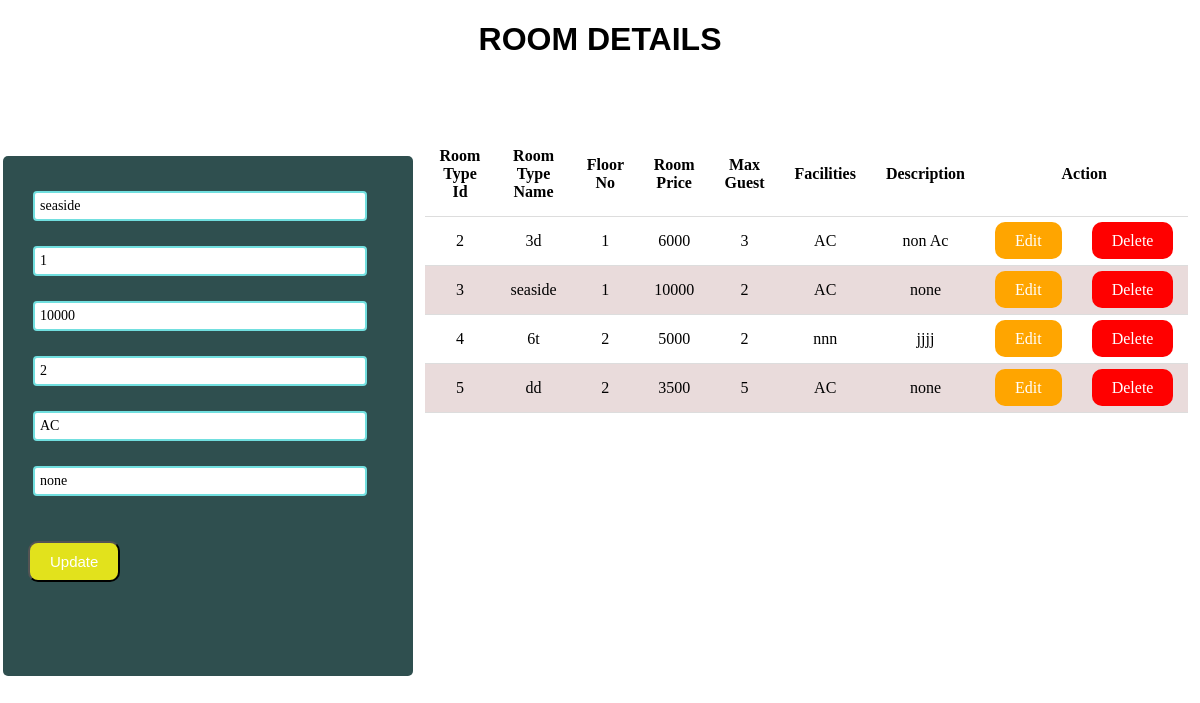
The app's page /room-type.php?edit=3 with its own data.
### tables this page shows
CREATE TABLE `room_type` (
  `type_id` int(11) NOT NULL,
  `type_name` varchar(255) NOT NULL,
  `floor_no` int(11) NOT NULL,
  `room_price` int(11) NOT NULL,
  `max_guest` int(11) NOT NULL,
  `facilities` varchar(255) NOT NULL,
  `description` varchar(255) NOT NULL
);

### server.php (called while the page is built, shortened)
<?php
$db=mysqli_connect('localhost','root','','roomdb');
$result=mysqli_query($db,"SELECT * FROM room_type");
 ?>

### room-type.php (the view, shortened to what this page needs)
<?php include('server.php');
if(isset($_GET['edit'])){
   $type_id=$_GET['edit'];
   $edit_state=true;
   $rec=mysqli_query($db,"SELECT * FROM room_type WHERE type_id=$type_id");
   $record=mysqli_fetch_array($rec);
   $type_name=$record['type_name'];
   $floor_no=$record['floor_no'];
   $room_price=$record['room_price'];
   $max_guest=$record['max_guest'];
   $facilities=$record['facilities'];
   $description=$record['description'];
}
?>
<!DOCTYPE html>
<html lang="en">
<head>
    <link rel="stylesheet" type="text/css" href="style.css">
</head>
<body>
    <div class="container">
        <h1>ROOM DETAILS</h1>
    </div>
    <div class="container2">
<form method="post" action="server.php">
    <input type="text" name="type_name" placeholder="Room Type Name" value="<?php echo $type_name; ?>">
    <input class="same" type="text" name="floor_no" placeholder="Floor No" value="<?php echo $floor_no; ?>">
    <input class="same" type="text" name="room_price" placeholder="Room Price" value="<?php echo $room_price; ?>">
    <input class="same" type="text" name="max_guest" placeholder="Max Guest" value="<?php echo $max_guest; ?>">
    <input class="same" type="text" name="facilities" placeholder="Facilities" value="<?php echo $facilities; ?>">
    <input class="same" type="text" name="description" placeholder="Description" value="<?php echo $description; ?>">
    <div class="buttonbox">
       <?php if($edit_state == false): ?>
         <button type="submit" class="btn1" name="create">create</button>
         <?php else:?>
        <button type="submit" class="btn3" name="update">Update</button>
        <?php endif ?>
    </div>
</form >
</div>
    <div class="tablebox">
        <table>
            <thead>
                <tr>
                    <th scope="col">Room Type Id</th>
                    <th scope="col">Room Type Name</th>
                    <th scope="col">Floor No</th>
                    <th scope="col">Room Price</th>
                    <th scope="col">Max Guest</th>
                    <th scope="col">Facilities</th>
                    <th scope="col">Description</th>
                    <th colspan="2">Action</th>
                </tr>
            </thead>
            <tbody>
                <?php while($row=mysqli_fetch_array($result)){?>
                <tr>
                    <td><?php echo $row['type_id'] ?></td>
                    <td><?php echo $row['type_name'] ?></td>
                    <td><?php echo $row['floor_no'] ?></td>
                    <td><?php echo $row['room_price'] ?></td>
                    <td><?php echo $row['max_guest'] ?></td>
                    <td><?php echo $row['facilities'] ?></td>
                    <td><?php echo $row['description'] ?></td>
                    <td><a class="edit_btn" href="room-type.php?edit=<?php echo $row['type_id']; ?>">Edit</a></td>
                    <td><a class="delete_btn" href="server.php?delete=<?php echo $row['type_id']; ?>">Delete</a></td>
                </tr>
                <?php } ?>
            </tbody>
        </table>
    </div>
</body>
</html>

### style.css (style rules this page uses)
body { padding: 0; margin: 0; }
.container h1 { padding-bottom: 4px; text-align: center; font-family: sans-serif; }
.container2 { width: 400px; height: 500px; position: relative; background:#2F4F4F; margin: 6% auto; padding: 10px 5px; border-radius: 5px; float: left; margin-left: 3px; }
.container2 input { border:2px solid rgb(113, 223, 223); border-radius: 4px; display:block; font-family: inherit; font-size: 14px; padding: 5px; width: 80%; margin :25px ; }
.buttonbox button { padding: 10px 20px; margin: 20px 20px; border-radius: 10px; font-size: 15px; }
.btn3 { background: rgb(226, 226, 28); color: white; }
.tablebox { margin-top: 70px; display: flex; justify-content: center; }
table { width: 75%; height: auto; border-collapse: collapse; }
table,th,td { text-align: center; padding: 15px; border-bottom: 1px solid #ddd; }
tr:nth-child(even) { background-color: #e9dbdb; }
.edit_btn { text-decoration: none; padding: 10px 20px; background: #ffa500; color: white; border-radius: 10px; }
.delete_btn { text-decoration: none; padding: 10px 20px; background: red; color: white; border-radius: 10px; }

### records on screen
room_type: type_name "seaside", floor_no "1", room_price "10000", max_guest "2", facilities "AC", description "none", type_id "3"
room_type: type_id "2", type_name "3d", floor_no "1", room_price "6000", max_guest "3", facilities "AC", description "non Ac"
room_type: type_id "4", type_name "6t", floor_no "2", room_price "5000", max_guest "2", facilities "nnn", description "jjjj"
room_type: type_id "5", type_name "dd", floor_no "2", room_price "3500", max_guest "5", facilities "AC", description "none"
